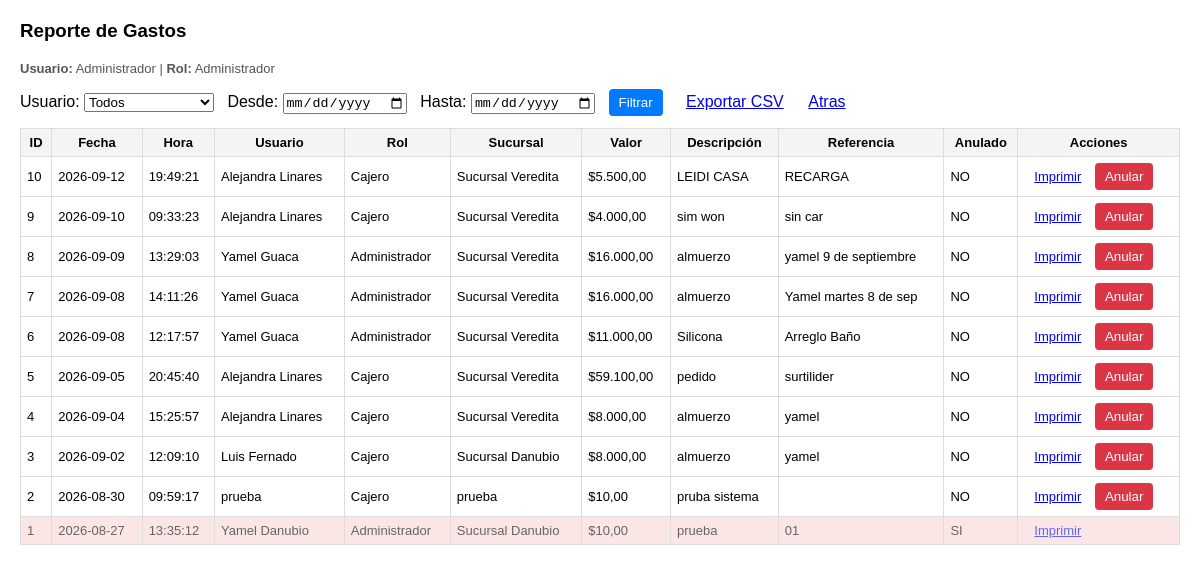
The app's page /admin/gastos_list.php (signed in), older data.
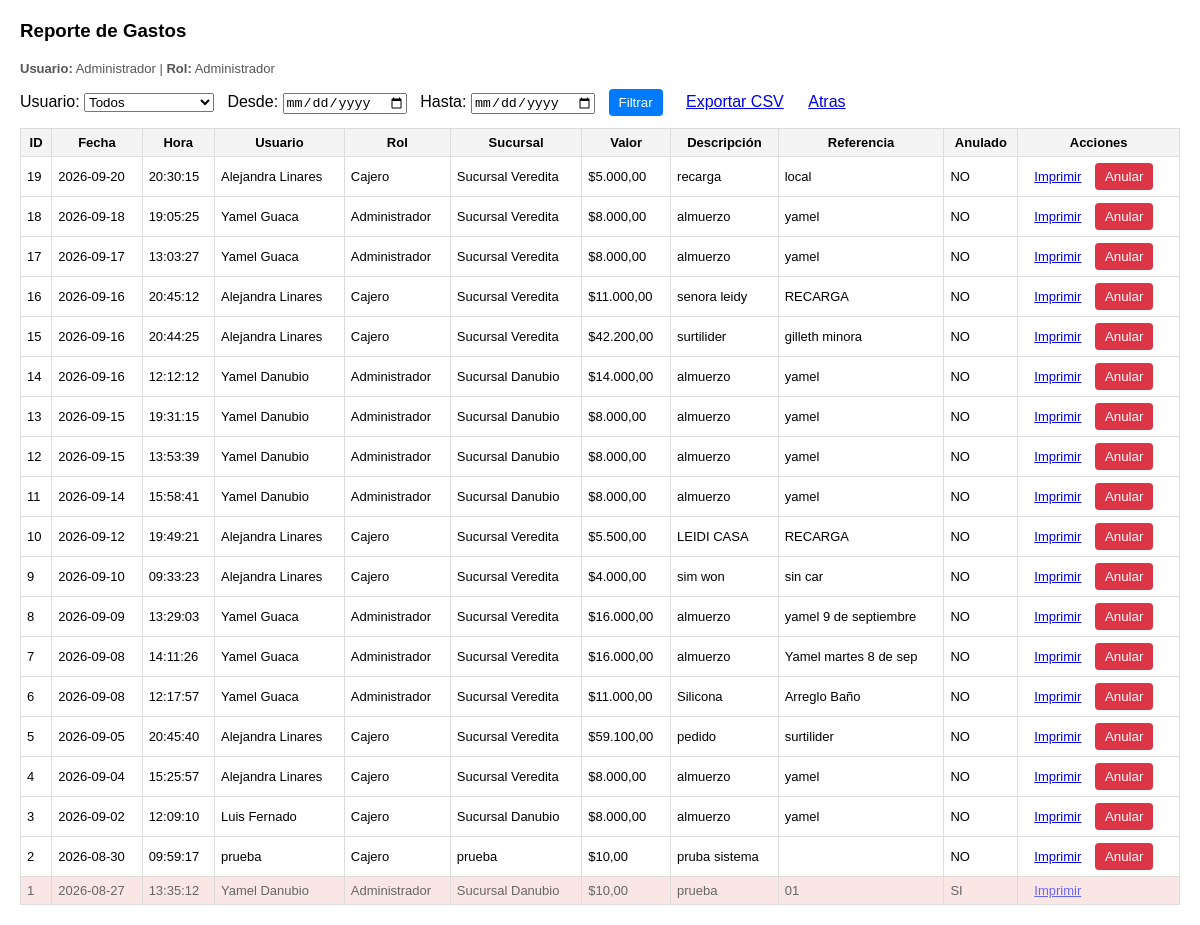
The same page, newer data.
### tables this page shows
CREATE TABLE `gastos` (
  `id` int(11) NOT NULL,
  `usuario_id` int(11) NOT NULL,
  `rol_id` int(11) NOT NULL,
  `branch_id` int(11) DEFAULT NULL,
  `fecha` date NOT NULL,
  `hora` time NOT NULL,
  `valor` decimal(12,2) NOT NULL,
  `descripcion` varchar(255) NOT NULL,
  `referencia` varchar(100) DEFAULT NULL,
  `created_at` timestamp NOT NULL DEFAULT current_timestamp(),
  `updated_at` timestamp NULL DEFAULT NULL ON UPDATE current_timestamp(),
  `anulado` tinyint(1) NOT NULL DEFAULT 0,
  `anulado_by` int(11) DEFAULT NULL,
  `anulado_at` datetime DEFAULT NULL
);

CREATE TABLE `users` (
  `id` int(11) NOT NULL,
  `name` varchar(100) NOT NULL,
  `email` varchar(150) NOT NULL,
  `password_hash` varchar(255) NOT NULL,
  `role_id` int(11) NOT NULL,
  `branch_id` int(11) NOT NULL DEFAULT 1,
  `active` tinyint(1) DEFAULT 1,
  `created_at` timestamp NOT NULL DEFAULT current_timestamp()
);

CREATE TABLE `roles` (
  `id` int(11) NOT NULL,
  `name` varchar(50) NOT NULL,
  `description` varchar(255) DEFAULT NULL,
  `created_at` timestamp NOT NULL DEFAULT current_timestamp()
);

### admin/gastos_list.php (the view, shortened to what this page needs)
<?php
require_once __DIR__ . '/../includes/config.php';
$usuario = $_SESSION['user'];
$rol_id  = (int) $usuario['role_id'];
$filter_from = $_GET['from'] ?? '';
$filter_to   = $_GET['to'] ?? '';
$where = ["1=1"];
$params = [];
$sql = "
SELECT g.*, u.name AS usuario_nombre, r.name AS rol_nombre,
       COALESCE(b.name, ub.name) AS branch_name
FROM gastos g
LEFT JOIN users u ON u.id = g.usuario_id
LEFT JOIN roles r ON r.id = g.rol_id
LEFT JOIN branches b ON b.id = g.branch_id
LEFT JOIN branches ub ON ub.id = u.branch_id
WHERE ".implode(" AND ",$where)." ORDER BY g.created_at DESC LIMIT 500
";
$stmt=$pdo->prepare($sql); $stmt->execute($params);
$gastos=$stmt->fetchAll();
?>
<!DOCTYPE html>
<html lang="es">
<head>
</head>
<body>
<h3>Reporte de Gastos</h3>
<p class="small"><strong>Usuario:</strong> <?=htmlspecialchars($usuario['name'])?> | <strong>Rol:</strong> <?=htmlspecialchars($usuario['role_name'])?></p>
<form method="GET" class="filters">
  <label>Usuario:
    <select name="usuario_id">
      <option value="0">Todos</option>
    </select>
  </label>
  <label>Desde: <input type="date" name="from" value="<?=htmlspecialchars($filter_from)?>"></label>
  <label>Hasta: <input type="date" name="to" value="<?=htmlspecialchars($filter_to)?>"></label>
  <button type="submit" class="btn btn-primary">Filtrar</button>
  <a class="btn" href="gastos_list.php?<?=http_build_query(array_merge($_GET,['export'=>'csv']))?>">Exportar CSV</a>
  <a href="/mi_tienda/admin/dashboard.php" class="btn">Atras</a>
</form>
<table>
  <thead>
    <tr>
      <th>ID</th>
      <th>Fecha</th>
      <th>Hora</th>
      <th>Usuario</th>
      <th>Rol</th>
      <th>Sucursal</th>
      <th>Valor</th>
      <th>Descripción</th>
      <th>Referencia</th>
      <th>Anulado</th>
      <th>Acciones</th>
    </tr>
  </thead>
  <tbody>
    <?php foreach($gastos as $g): ?>
      <tr style="<?=$g['anulado'] ? 'opacity:0.6;background:#f9d6d6' : ''?>">
        <td><?=htmlspecialchars($g['id'])?></td>
        <td><?=htmlspecialchars($g['fecha'])?></td>
        <td><?=htmlspecialchars($g['hora'])?></td>
        <td><?=htmlspecialchars($g['usuario_nombre'])?></td>
        <td><?=htmlspecialchars($g['rol_nombre'])?></td>
        <td><?=htmlspecialchars($g['branch_name'] ?? '')?></td>
        <td><?= '$'.number_format($g['valor'],2,',','.')?></td>
        <td><?=htmlspecialchars($g['descripcion'])?></td>
        <td><?=htmlspecialchars($g['referencia'])?></td>
        <td><?=$g['anulado'] ? 'SI' : 'NO'?></td>
        <td>
          <a class="btn" href="invoice_print.php?gasto_id=<?=$g['id']?>" target="_blank">Imprimir</a>
          <?php if (!$g['anulado'] && $rol_id === 1): ?>
            <form method="POST" style="display:inline" onsubmit="return confirm('Confirmar anulación del gasto ID <?=$g['id']?>');">
              <button type="submit" class="btn btn-danger">Anular</button>
            </form>
          <?php endif; ?>
        </td>
      </tr>
    <?php endforeach; ?>
  </tbody>
</table>
</body>
</html>

Row changes from the older to the newer data that the page shows:
added gastos: id "19", fecha "2026-09-20", hora "20:30:15", usuario.name "Alejandra Linares", rol.name "Cajero", branch_name "Sucursal Veredita", valor "5.000,00", descripcion "recarga", referencia "local", anulado "NO"
added gastos: id "18", fecha "2026-09-18", hora "19:05:25", usuario.name "Yamel Guaca", rol.name "Administrador", branch_name "Sucursal Veredita", valor "8.000,00", descripcion "almuerzo", referencia "yamel", anulado "NO"
added gastos: id "17", fecha "2026-09-17", hora "13:03:27", usuario.name "Yamel Guaca", rol.name "Administrador", branch_name "Sucursal Veredita", valor "8.000,00", descripcion "almuerzo", referencia "yamel", anulado "NO"
added gastos: id "16", fecha "2026-09-16", hora "20:45:12", usuario.name "Alejandra Linares", rol.name "Cajero", branch_name "Sucursal Veredita", valor "11.000,00", descripcion "senora leidy", referencia "RECARGA", anulado "NO"
added gastos: id "15", fecha "2026-09-16", hora "20:44:25", usuario.name "Alejandra Linares", rol.name "Cajero", branch_name "Sucursal Veredita", valor "42.200,00", descripcion "surtilider", referencia "gilleth minora", anulado "NO"
added gastos: id "14", fecha "2026-09-16", hora "12:12:12", usuario.name "Yamel Danubio", rol.name "Administrador", branch_name "Sucursal Danubio", valor "14.000,00", descripcion "almuerzo", referencia "yamel", anulado "NO"
added gastos: id "13", fecha "2026-09-15", hora "19:31:15", usuario.name "Yamel Danubio", rol.name "Administrador", branch_name "Sucursal Danubio", valor "8.000,00", descripcion "almuerzo", referencia "yamel", anulado "NO"
added gastos: id "12", fecha "2026-09-15", hora "13:53:39", usuario.name "Yamel Danubio", rol.name "Administrador", branch_name "Sucursal Danubio", valor "8.000,00", descripcion "almuerzo", referencia "yamel", anulado "NO"
added gastos: id "11", fecha "2026-09-14", hora "15:58:41", usuario.name "Yamel Danubio", rol.name "Administrador", branch_name "Sucursal Danubio", valor "8.000,00", descripcion "almuerzo", referencia "yamel", anulado "NO"
